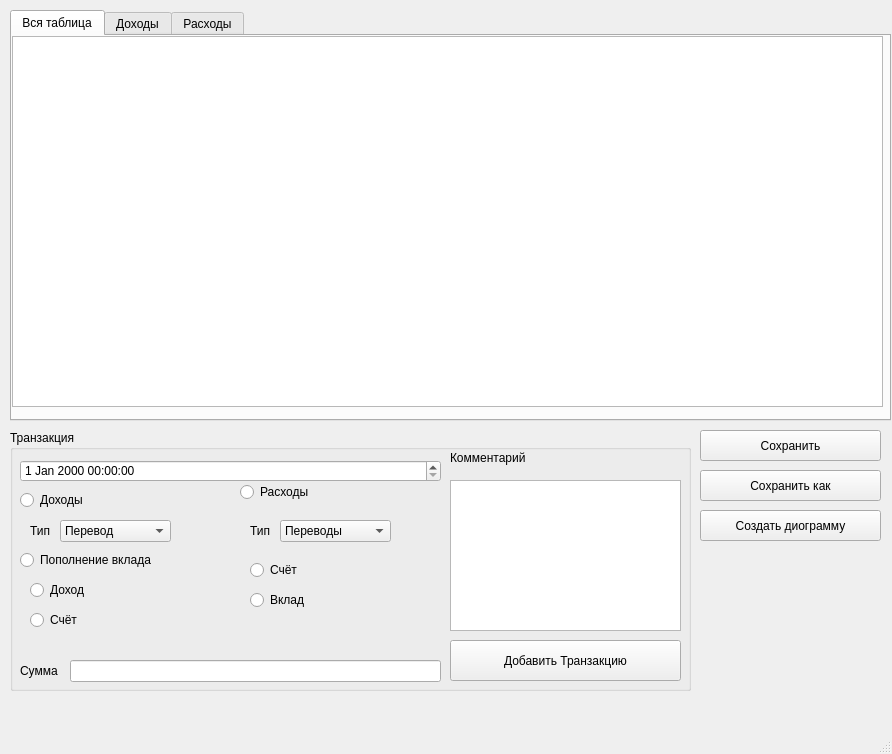
<?xml version="1.0" encoding="UTF-8"?>
<ui version="4.0">
 <class>MainWindow</class>
 <widget class="QMainWindow" name="MainWindow">
  <property name="geometry">
   <rect>
    <x>0</x>
    <y>0</y>
    <width>892</width>
    <height>754</height>
   </rect>
  </property>
  <property name="windowTitle">
   <string>MainWindow</string>
  </property>
  <property name="styleSheet">
   <string notr="true">font: 700 9pt &quot;Bahnschrift Condensed&quot;;</string>
  </property>
  <widget class="QWidget" name="centralwidget">
   <widget class="QGroupBox" name="groupBox">
    <property name="geometry">
     <rect>
      <x>10</x>
      <y>430</y>
      <width>681</width>
      <height>261</height>
     </rect>
    </property>
    <property name="title">
     <string>Транзакция</string>
    </property>
    <widget class="QPushButton" name="Add_Transaction">
     <property name="geometry">
      <rect>
       <x>440</x>
       <y>210</y>
       <width>231</width>
       <height>41</height>
      </rect>
     </property>
     <property name="text">
      <string>Добавить Транзакцию</string>
     </property>
    </widget>
    <widget class="QDateTimeEdit" name="Data">
     <property name="geometry">
      <rect>
       <x>10</x>
       <y>30</y>
       <width>421</width>
       <height>22</height>
      </rect>
     </property>
    </widget>
    <widget class="QRadioButton" name="Income">
     <property name="geometry">
      <rect>
       <x>10</x>
       <y>60</y>
       <width>89</width>
       <height>20</height>
      </rect>
     </property>
     <property name="text">
      <string>Доходы</string>
     </property>
     <attribute name="buttonGroup">
      <string notr="true">buttonGroup</string>
     </attribute>
    </widget>
    <widget class="QRadioButton" name="Expenses">
     <property name="geometry">
      <rect>
       <x>230</x>
       <y>52</y>
       <width>89</width>
       <height>20</height>
      </rect>
     </property>
     <property name="text">
      <string>Расходы</string>
     </property>
     <attribute name="buttonGroup">
      <string notr="true">buttonGroup</string>
     </attribute>
    </widget>
    <widget class="QRadioButton" name="Contribution">
     <property name="geometry">
      <rect>
       <x>10</x>
       <y>120</y>
       <width>151</width>
       <height>20</height>
      </rect>
     </property>
     <property name="text">
      <string>Пополнение вклада</string>
     </property>
     <attribute name="buttonGroup">
      <string notr="true">buttonGroup</string>
     </attribute>
    </widget>
    <widget class="QLabel" name="label">
     <property name="geometry">
      <rect>
       <x>240</x>
       <y>90</y>
       <width>49</width>
       <height>21</height>
      </rect>
     </property>
     <property name="text">
      <string>Тип</string>
     </property>
    </widget>
    <widget class="QComboBox" name="Type_income">
     <property name="geometry">
      <rect>
       <x>50</x>
       <y>90</y>
       <width>111</width>
       <height>22</height>
      </rect>
     </property>
     <item>
      <property name="text">
       <string>Перевод</string>
      </property>
     </item>
     <item>
      <property name="text">
       <string>Пополнение</string>
      </property>
     </item>
     <item>
      <property name="text">
       <string>Зар. плата</string>
      </property>
     </item>
     <item>
      <property name="text">
       <string>Прочее</string>
      </property>
     </item>
    </widget>
    <widget class="QTextEdit" name="Comment">
     <property name="geometry">
      <rect>
       <x>440</x>
       <y>50</y>
       <width>231</width>
       <height>151</height>
      </rect>
     </property>
    </widget>
    <widget class="QComboBox" name="Type_Expenses">
     <property name="geometry">
      <rect>
       <x>270</x>
       <y>90</y>
       <width>111</width>
       <height>22</height>
      </rect>
     </property>
     <item>
      <property name="text">
       <string>Переводы</string>
      </property>
     </item>
     <item>
      <property name="text">
       <string>Магазин</string>
      </property>
     </item>
     <item>
      <property name="text">
       <string>Ресторан</string>
      </property>
     </item>
     <item>
      <property name="text">
       <string>Одежда и обувь</string>
      </property>
     </item>
     <item>
      <property name="text">
       <string>Цифровой товар</string>
      </property>
     </item>
     <item>
      <property name="text">
       <string>Транспорт</string>
      </property>
     </item>
     <item>
      <property name="text">
       <string>Медицина</string>
      </property>
     </item>
     <item>
      <property name="text">
       <string>Развлечения</string>
      </property>
     </item>
     <item>
      <property name="text">
       <string>Налоги</string>
      </property>
     </item>
     <item>
      <property name="text">
       <string>Маркетплейс</string>
      </property>
     </item>
     <item>
      <property name="text">
       <string>Прочее</string>
      </property>
     </item>
    </widget>
    <widget class="QLabel" name="label_2">
     <property name="geometry">
      <rect>
       <x>20</x>
       <y>90</y>
       <width>49</width>
       <height>21</height>
      </rect>
     </property>
     <property name="text">
      <string>Тип</string>
     </property>
    </widget>
    <widget class="QLabel" name="label_3">
     <property name="geometry">
      <rect>
       <x>10</x>
       <y>230</y>
       <width>49</width>
       <height>21</height>
      </rect>
     </property>
     <property name="text">
      <string>Сумма</string>
     </property>
    </widget>
    <widget class="QLabel" name="label_4">
     <property name="geometry">
      <rect>
       <x>440</x>
       <y>20</y>
       <width>101</width>
       <height>16</height>
      </rect>
     </property>
     <property name="text">
      <string>Комментарий</string>
     </property>
    </widget>
    <widget class="QRadioButton" name="Income_Contribution">
     <property name="geometry">
      <rect>
       <x>20</x>
       <y>150</y>
       <width>71</width>
       <height>20</height>
      </rect>
     </property>
     <property name="text">
      <string>Доход</string>
     </property>
     <attribute name="buttonGroup">
      <string notr="true">buttonGroup_3</string>
     </attribute>
    </widget>
    <widget class="QRadioButton" name="Account_Contribution">
     <property name="geometry">
      <rect>
       <x>20</x>
       <y>180</y>
       <width>61</width>
       <height>20</height>
      </rect>
     </property>
     <property name="text">
      <string>Счёт</string>
     </property>
     <attribute name="buttonGroup">
      <string notr="true">buttonGroup_3</string>
     </attribute>
    </widget>
    <widget class="QLineEdit" name="Summ">
     <property name="geometry">
      <rect>
       <x>60</x>
       <y>230</y>
       <width>371</width>
       <height>22</height>
      </rect>
     </property>
    </widget>
    <widget class="QRadioButton" name="Account_expenses">
     <property name="geometry">
      <rect>
       <x>240</x>
       <y>130</y>
       <width>89</width>
       <height>20</height>
      </rect>
     </property>
     <property name="text">
      <string>Счёт</string>
     </property>
     <attribute name="buttonGroup">
      <string notr="true">buttonGroup_2</string>
     </attribute>
    </widget>
    <widget class="QRadioButton" name="Contribution_expenses">
     <property name="geometry">
      <rect>
       <x>240</x>
       <y>160</y>
       <width>89</width>
       <height>20</height>
      </rect>
     </property>
     <property name="text">
      <string>Вклад</string>
     </property>
     <attribute name="buttonGroup">
      <string notr="true">buttonGroup_2</string>
     </attribute>
    </widget>
   </widget>
   <widget class="QTabWidget" name="Table">
    <property name="geometry">
     <rect>
      <x>10</x>
      <y>10</y>
      <width>881</width>
      <height>411</height>
     </rect>
    </property>
    <property name="currentIndex">
     <number>0</number>
    </property>
    <widget class="QWidget" name="All_table">
     <attribute name="title">
      <string>Вся таблица</string>
     </attribute>
     <widget class="QTableView" name="tableView">
      <property name="geometry">
       <rect>
        <x>0</x>
        <y>0</y>
        <width>871</width>
        <height>371</height>
       </rect>
      </property>
     </widget>
    </widget>
    <widget class="QWidget" name="Income_table">
     <attribute name="title">
      <string>Доходы</string>
     </attribute>
     <widget class="QTableView" name="tableView_2">
      <property name="geometry">
       <rect>
        <x>0</x>
        <y>0</y>
        <width>871</width>
        <height>371</height>
       </rect>
      </property>
     </widget>
    </widget>
    <widget class="QWidget" name="Expenses_table_2">
     <attribute name="title">
      <string>Расходы</string>
     </attribute>
     <widget class="QTableView" name="tableView_3">
      <property name="geometry">
       <rect>
        <x>0</x>
        <y>0</y>
        <width>871</width>
        <height>371</height>
       </rect>
      </property>
     </widget>
    </widget>
   </widget>
   <widget class="QLabel" name="error">
    <property name="geometry">
     <rect>
      <x>10</x>
      <y>700</y>
      <width>871</width>
      <height>31</height>
     </rect>
    </property>
    <property name="text">
     <string/>
    </property>
   </widget>
   <widget class="QPushButton" name="Save">
    <property name="geometry">
     <rect>
      <x>700</x>
      <y>430</y>
      <width>181</width>
      <height>31</height>
     </rect>
    </property>
    <property name="text">
     <string>Сохранить</string>
    </property>
   </widget>
   <widget class="QPushButton" name="Save_where">
    <property name="geometry">
     <rect>
      <x>700</x>
      <y>470</y>
      <width>181</width>
      <height>31</height>
     </rect>
    </property>
    <property name="text">
     <string>Сохранить как</string>
    </property>
   </widget>
   <widget class="QPushButton" name="Create_Diogram">
    <property name="geometry">
     <rect>
      <x>700</x>
      <y>510</y>
      <width>181</width>
      <height>31</height>
     </rect>
    </property>
    <property name="text">
     <string>Создать диограмму</string>
    </property>
   </widget>
  </widget>
  <widget class="QStatusBar" name="statusbar"/>
 </widget>
 <resources/>
 <connections/>
 <buttongroups>
  <buttongroup name="buttonGroup_2"/>
  <buttongroup name="buttonGroup_3"/>
  <buttongroup name="buttonGroup"/>
 </buttongroups>
</ui>
